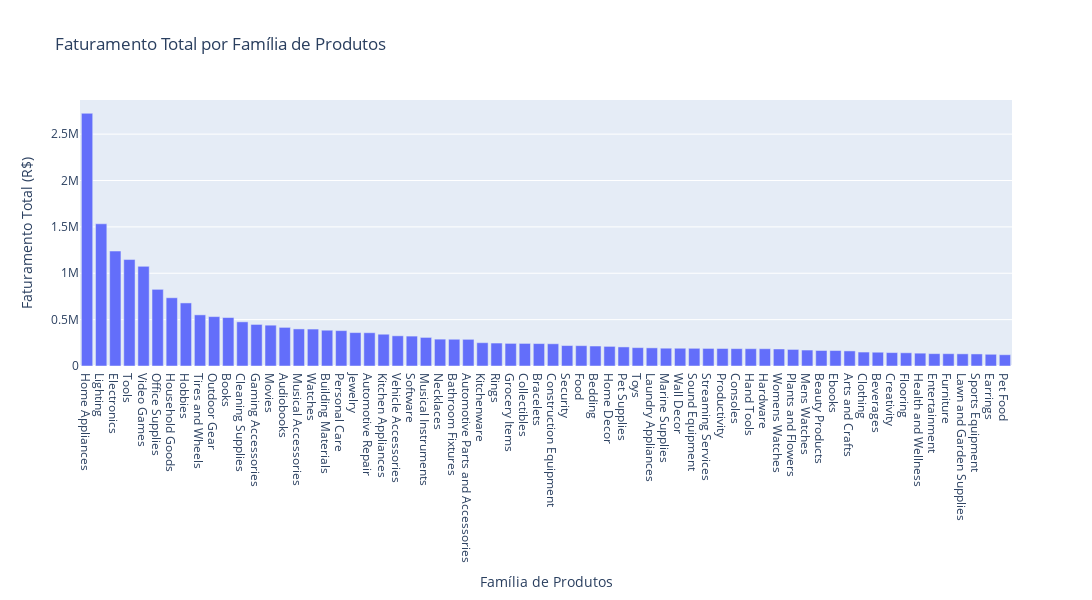

Write notebook code for a chart like this one.
### Code cell
# Supondo que 'agrupado_por_familias' seja o seu DataFrame e que ele já esteja agrupado e ordenado corretamente
# Certifique-se de que 'agrupado_por_familias' é um DataFrame com uma coluna para famílias e outra para valores

# Criar um gráfico de barras
fig9 = px.bar(agrupado_por_familias.reset_index(), 
             x='descricaofamilia',  # Usar o nome da coluna para as famílias de produtos
             y='valor_monetario_total',  # Coluna para o valor monetário total
             title="Faturamento Total por Família de Produtos",
             labels={'descricaofamilia': 'Família de Produtos', 'valor_monetario_total': 'Faturamento Total (R$)'})

# Ajustar o layout para aumentar a largura
fig9.update_layout(width=1100, height=600)  # Você pode ajustar estes valores conforme necessário

# Mostrar o gráfico
fig9.show()

### Figure 1 — Plotly figure (JSON) as saved in the notebook; plotly's stock layout.template omitted (floating-point values rounded to 4 significant figures)
{"data": [{"alignmentgroup": "True", "hovertemplate": "Família de Produtos=%{x}<br>Faturamento Total (R$)=%{y}<extra></extra>", "legendgroup": "", "marker": {"color": "#636efa", "pattern": {"shape": ""}}, "name": "", "offsetgroup": "", "orientation": "v", "showlegend": false, "textposition": "auto", "type": "bar", "x": ["Home Appliances", "Lighting", "Electronics", "Tools", "Video Games", "Office Supplies", "Household Goods", "Hobbies", "Tires and Wheels", "Outdoor Gear", "Books", "Cleaning Supplies", "Gaming Accessories", "Movies", "Audiobooks", "Musical Accessories", "Watches", "Building Materials", "Personal Care", "Jewelry", "Automotive Repair", "Kitchen Appliances", "Vehicle Accessories", "Software", "Musical Instruments", "Necklaces", "Bathroom Fixtures", "Automotive Parts and Accessories", "Kitchenware", "Rings", "Grocery Items", "Collectibles", "Bracelets", "Construction Equipment", "Security", "Food", "Bedding", "Home Decor", "Pet Supplies", "Toys", "Laundry Appliances", "Marine Supplies", "Wall Decor", "Sound Equipment", "Streaming Services", "Productivity", "Consoles", "Hand Tools", "Hardware", "Womens Watches", "Plants and Flowers", "Mens Watches", "Beauty Products", "Ebooks", "Arts and Crafts", "Clothing", "Beverages", "Creativity", "Flooring", "Health and Wellness", "Entertainment", "Furniture", "Lawn and Garden Supplies", "Sports Equipment", "Earrings", "Pet Food"], "xaxis": "x", "y": [2725000.0, 1533000.0, 1240000.0, 1148000.0, 1074000.0, 826700.0, 735900.0, 680000.0, 551500.0, 532700.0, 522600.0, 476200.0, 448100.0, 440200.0, 416400.0, 399700.0, 398300.0, 385900.0, 381600.0, 360300.0, 358800.0, 342700.0, 325500.0, 322400.0, 308300.0, 289600.0, 288500.0, 287600.0, 251300.0, 247600.0, 243900.0, 243500.0, 241800.0, 239700.0, 220400.0, 219300.0, 215400.0, 211600.0, 205600.0, 198100.0, 195600.0, 191900.0, 191500.0, 190900.0, 189500.0, 188800.0, 187400.0, 186600.0, 186400.0, 183700.0, 178800.0, 172100.0, 167300.0, 166700.0, 162700.0, 150400.0, 148600.0, 144600.0, 142400.0, 138300.0, 133300.0, 132800.0, 131100.0, 130000.0, 126400.0, 121500.0], "yaxis": "y"}], "layout": {"barmode": "relative", "height": 600, "legend": {"tracegroupgap": 0}, "title": {"text": "Faturamento Total por Família de Produtos"}, "width": 1100, "xaxis": {"anchor": "y", "domain": [0, 1], "title": {"text": "Família de Produtos"}}, "yaxis": {"anchor": "x", "domain": [0, 1], "title": {"text": "Faturamento Total (R$)"}}}}
